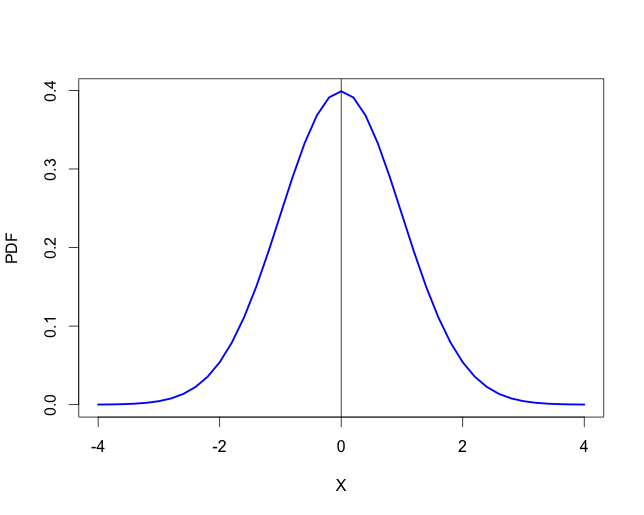

The R source for this figure:
# ------------------------------------------------------------------------------
# Course:       MSM - Selected Topics of Mathematical Statistics
# ------------------------------------------------------------------------------
# Quantlet:     MSMpdfnormal
# ------------------------------------------------------------------------------
# Description:  Simulates data from the standard normal distribution N(0,1) 
#               and then plots the PDF function.
# ------------------------------------------------------------------------------
# Keywords:     simulation, pdf, plot, normal, standard, normal-distribution, 
#               distribution
# ------------------------------------------------------------------------------ 
# See also:     MSMcdfnormal, MSMpdfbinomial    
# ------------------------------------------------------------------------------
# Author:       Xiu Xu 20150603
# ------------------------------------------------------------------------------

graphics.off()
rm(list = ls()) #remove variable definitions

n = 100
set.seed(80)
y = rnorm(n, 0, 1)  #Generate standard normal random numbers

# Plot the PDF 
plot(seq(-4, 4, 0.2), dnorm(seq(-4, 4, 0.2), 0, 1), col = "blue", type = "l", 
    lwd = 2.5, ylab = "PDF", xlab = "X")
abline(v = 0)
